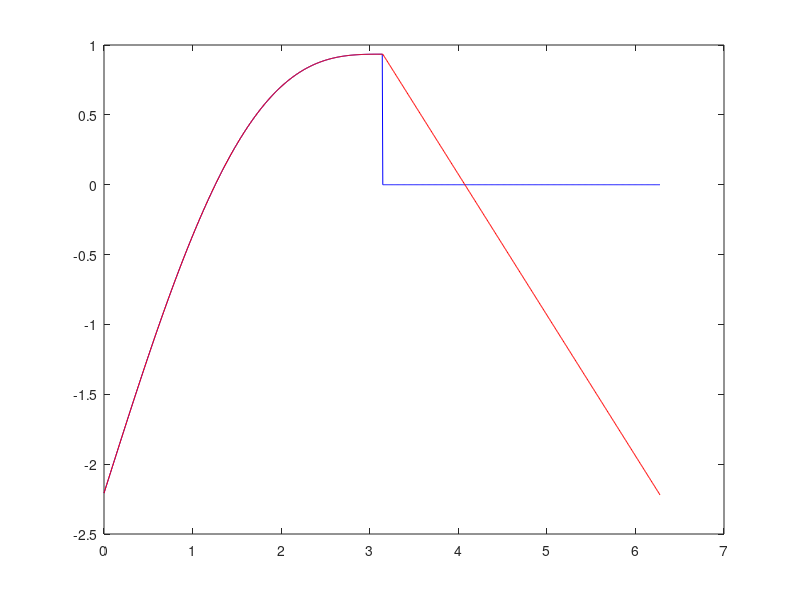

MATLAB code for this plot:
% ``Volume penalization for inhomogeneous Neumann boundary conditions modeling scalar flux in complicated geometry'' [J. Comput. Phys. 390 (2019) 452-469]
% and its Corrigendum.
% by T. Sakurai, K. Yoshimatsu, N. Okamoto and K. Schneider
% This is the Matlab/Octave code for Fig. A16 in 
%  "Corrigendum to `Volume penalization for inhomogeneous Neumann boundary conditions modeling scalar flux in complicated geometry'
%-----
% This code is based on the Octave/Matlab code for the example shown in section 2.3 of
% "Analysis and discretization of the volume penalized Laplace operator 
% with Neumann boundary conditions" by D. Kolomenskiy, R. Nguyen van yen
% and K. Schneider
clear all;
close all;

% This script only works if m is odd
% For m is even, the a additive constant is non-zero
%m = 1;
alp=1.0;

% Number of grid points
N = 1024;

% Penalization parameter
eta = 1e-8;

% forcing
aep = 1.0;

% Domain size
Lx = 2*pi;

% Grid step
h = Lx/N;

% Grid
x = (0:N-1).'*h;

% Fluid domain array index
Omf = find((x>0)&(x<pi));
% Mask function
chi = zeros(N,1);
chi(x>pi) = 1;
% eps(1) is the machine epsilon near 1. 
% Note that there has to be a grid point on the boundary.
chi(abs(x-pi)<2*eps(1)) = 1/2;
chi(abs(x)<2*eps(1)) = 1/2;

% Right-hand side of the equation
%f = m^2*cos(m*x);

af=(1.0-aep)*cos(x) + aep*sin(x);
f = (1-chi).*af;

% Exact solution 
%w = cos(m*x);
w = (1.0-aep)*cos(x) + aep*sin(x) + alp*x - pi*alp/2 -2*aep/pi;
%sin(m*x)+alp*x-pi*alp/2.0-2.0/(pi*m);
% Its extension in the solid domain
w(x>pi) = 0;

% inhomogeneous Neumann b.c.
bet = alp + aep * cos(x);
%m*cos(m*x)+ones(N,1)*alp;

% Discrete operator matrix
Db = toeplitz([1 -1 zeros(1,N-2)].',[1 zeros(1,N-2) -1])/h;
Df = toeplitz([-1 zeros(1,N-2) 1].',[-1 1 zeros(1,N-2)])/h;
Th = diag(1-chi+eta*chi);
A = -1/2*(Df*Th*Db+Db*Th*Df);


% beta * dx chi
dTh = 1/2*bet.*(Db+Df)*chi;

f = f + dTh;

% Ensure zero mean

%f(1) = 0;
%A(1,:) = 1;

% add
%A(1,:)=0;
%A(1,Omf) = 1;

% 1 -> 4
f(4) = 0;
% add
A(4, :) = 1-chi;
% Numerical solution
u = A\f;

% Plot the exact and the numerical solution
figure(1);
plot(x,w,'b-',x,u,'r-');

% Compute the error norm
%err_linfty = max(abs(u(Omf)-w(Omf)))
%err_l2 = sqrt(h*sum((u(Omf)-w(Omf)).^2))

err_linfty = max(abs(u(Omf)-w(Omf)));
err_l1 = h*sum(abs(u(Omf)-w(Omf)));
err_l2 = sqrt(h*sum((u(Omf)-w(Omf)).^2));

error(1:5)=[N h err_linfty err_l1 err_l2];
save('err_appA.data','error');
